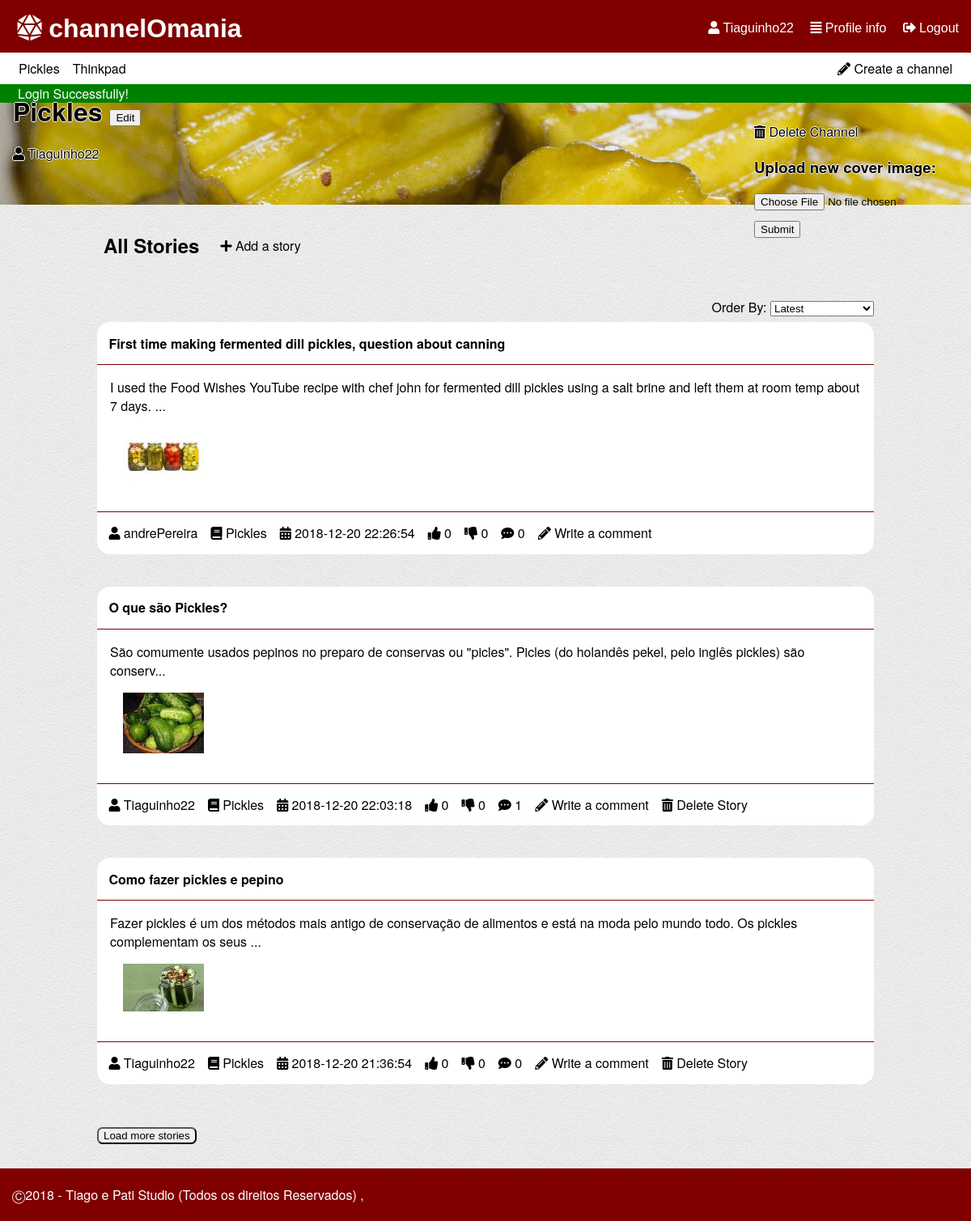
Screenshot of /pages/channel.php?channelId=1 (signed in) with the database file from the repository.
### tables this page shows
CREATE TABLE "channel" (
	`ID`	INTEGER NOT NULL,
	`name`	TEXT NOT NULL CHECK(length(name) > 0 and length(name) < 30) UNIQUE,
	`coverImage`	TEXT,
	`author`	INTEGER NOT NULL,
	PRIMARY KEY(`ID`),
	FOREIGN KEY(`author`) REFERENCES `user`(`ID`) ON DELETE Cascade ON UPDATE No Action
);

CREATE TABLE "user" (
	`ID`	INTEGER NOT NULL PRIMARY KEY AUTOINCREMENT,
	`username`	TEXT NOT NULL CHECK(length ( username ) > 0 and length ( username ) < 16),
	`email`	TEXT NOT NULL,
	`password`	TEXT NOT NULL CHECK(length ( password ) > 5),
	`birth`	TEXT CHECK(length ( birth ) > 0),
	`profilePic`	TEXT,
	`score`	INTEGER DEFAULT 0,
	CONSTRAINT `username` UNIQUE(`username`)
);

CREATE TABLE "story" (
	`storyID`	INTEGER NOT NULL,
	`title`	TEXT NOT NULL CHECK(length ( title ) > 0 and length ( title ) < 80),
	`content`	TEXT NOT NULL CHECK(length ( content ) > 0),
	`upvotes`	INTEGER NOT NULL DEFAULT 0,
	`downvotes`	INTEGER NOT NULL DEFAULT 0,
	`author`	INTEGER NOT NULL,
	`date`	TEXT NOT NULL CHECK(length ( date ) > 0),
	`channel`	INTEGER NOT NULL,
	`image`	TEXT,
	PRIMARY KEY(`storyID`),
	FOREIGN KEY(`channel`) REFERENCES `channel`(`ID`) ON DELETE Cascade ON UPDATE No Action,
	FOREIGN KEY(`author`) REFERENCES `user`(`ID`) ON DELETE Cascade ON UPDATE No Action
);

### pages/channel.php (called while the page is built, shortened)
<?php
  include_once('../database/db_list.php');
  include_once('../database/db_user.php');
  include_once('../templates/tpl_common.php');
  include_once('../templates/tpl_channel.php');
  $storiesByChannel = getStoriesByChannel($_GET['channelId']);
  $currentChannel = getChannel($_GET['channelId']);
  draw_header($currentChannel['name']);
  draw_channel($storiesByChannel,$currentChannel);
  draw_footer();
?>

### database/db_list.php (called while the page is built, shortened)
<?php
function getStoriesByChannel($channelID,$sort='',$offset=0,$limit=5) {
  switch($sort){
    default:
      $order = 'storyID DESC';
      break;
  }
  $db = Database::instance()->db();
  $stmt = $db->prepare('SELECT *,(SELECT COUNT(*) FROM comment WHERE comment.story == storyID) AS n_comments,channel.name AS channelName,story.author AS storyAuthor FROM story INNER JOIN user ON user.ID == story.author INNER JOIN channel ON channel.ID == story.channel  WHERE story.channel == ? ORDER BY '.$order.' LIMIT ? OFFSET ?');
  $stmt->execute(array($channelID,$limit,$offset));
  return $stmt->fetchAll();
}
function listChannel($sort='') {
  switch($sort){
    case 'mActive':
      $order = 'n_stories DESC';
      break;
    case 'alphabetical':
      $order = 'name ASC';
      break;
  }
  $db = Database::instance()->db();
  $stmt = $db->prepare('SELECT *,(SELECT COUNT(*) FROM story WHERE story.channel == channel.ID) AS n_stories,channel.ID as channelId FROM channel INNER JOIN user ON author=user.ID ORDER BY '.$order);
  $stmt->execute();
  return $stmt->fetchAll();
}
?>

### database/db_user.php (called while the page is built, shortened)
<?php
function getUsernameFromId($id) {
  $db = Database::instance()->db();
  $stmt = $db->prepare('SELECT username FROM user WHERE ID = ?');
  $stmt->execute(array($id));
  return $stmt->fetch()['username'];
}
function getIdFromUsername($username) {
  $db = Database::instance()->db();
  $stmt = $db->prepare('SELECT ID FROM user WHERE username = ?');
  $stmt->execute(array($username));
  return $stmt->fetch()['ID'];
}
 ?>

### database/db_channel.php (called while the page is built, shortened)
<?php
include_once('db_user.php');
function getChannel($id){
  $db = Database::instance()->db();
  $stmt = $db->prepare('SELECT * FROM channel WHERE ID=?');
  $stmt->execute(array($id));
  return $stmt->fetch();
}
?>

### templates/tpl_mainpage.php (the view, shortened to what this page needs)
<?php include_once('../templates/tpl_story.php'); ?>
<?php function draw_story_list_item($story) { ?>
  <article>
    <header>
      <h1><a href = "../pages/story.php?storyId=<?php echo($story['storyID']); ?>" ><?php echo($story['title']); ?></a></h1>
    </header>
    <p><?php echo(substr($story['content'],0,140)); if(strlen($story['content']) > 140) echo("...");?></p>
    <?php if($story['image']!=NULL){ ?>
    <p><a href="../files/storyImages/<?php echo($story['image'])?>" target="_blank"><image class="storyThumbnail" src="../files/thumbStoryImages/<?php echo($story['image'])?>" /></a></p>
    <?php }?>
    <footer><?php draw_story_info($story); ?></footer>
  </article>
<?php } ?>
<?php function draw_story_info($story) { ?>
  <ul>
    <li><a href="../pages/profile.php?userId=<?php echo($story['storyAuthor']); ?>"><i class="fas fa-user"></i> <?php echo($story['username']); ?></a></li>
    <li><a href="../pages/channel.php?channelId=<?php echo($story['channel']); ?>"><i class="fas fa-book"></i> <?php echo($story['channelName']); ?></a></li>
    <li><i class="fas fa-calendar-alt"></i> <?php echo($story['date']); ?></li>
    <li class="nUpVote" data-id="<?php echo($story['storyID']); ?>"><i class="fas fa-thumbs-up"></i> <?php echo($story['upvotes']); ?></li>
    <li class="nDownVote" data-id="<?php echo($story['storyID']); ?>"><i class="fas fa-thumbs-down"></i> <?php echo($story['downvotes']); ?></li>
    <li><i class="fas fa-comment-dots"></i> <?php echo($story['n_comments']); ?></li>
    <li><a href="../pages/new_comment.php?storyId=<?php echo($story['storyID']); ?>"><i class="fas fa-pencil-alt"></i> Write a comment</a></li>
    <?php if($story['username'] == $_SESSION['username']) { ?>
      <li><a href="../actions/action_delete_story.php?storyId=<?php echo($story['storyID']); ?>&csrf=<?php echo($_SESSION['csrf']); ?>"><i class="fas fa-trash-alt"></i> Delete Story</a></li>
    <?php } ?>
  </ul>
<?php } ?>

### templates/tpl_common.php (shortened to what this page needs)
<?php function draw_header($tabText = ""){
?>
<!DOCTYPE html>
<html lang="en-US">
  <head>
    <link href="../css/style.css" rel="stylesheet">
    <link href="../css/input.css" rel="stylesheet">
    <link href="../css/links.css" rel="stylesheet">
    <link rel="stylesheet" href="https://use.fontawesome.com/releases/v5.5.0/css/all.css">
  </head>
  <body>
    <header id="header">
      <?php if(isset($_SESSION['username'])){ ?>
        <div id='options'>
          <a href="../pages/profile.php"><i class="fas fa-user"></i> <?php echo($_SESSION['username']) ?></a>
          <a href="../pages/profile.php"><i class="fas fa-align-justify"></i> Profile info</a>
          <a href="../actions/action_logout.php"><i class="fas fa-sign-out-alt"></i> Logout</a>
        </div>
      <?php } ?>
      <h1><a href="mainpage.php"><i class="fas fa-dice-d20"></i> channelOmania</a></h1>
    </header>
    <?php if(isset($_SESSION['username'])){ ?>
    <div id="list_channels">
      <p><a href = "../pages/new_channel.php" ><i class="fas fa-pencil-alt"></i> Create a channel</a></p>
      <?php $channels = listChannel('mActive'); ?>
      <ul>
      <?php if(count($channels) > 5) { ?>
        <?php for ($i=0; $i < 5; $i++) { ?>
          <li><a href = "../pages/channel.php?channelId=<?php echo($channels[$i]['channelId']); ?>" ><?php echo($channels[$i]['name']); ?></a></li>
        <?php } ?>
          <li id="moreChannels"><a href = "../pages/all_channels.php" >More Channels</a></li>
      <?php } else { ?>
        <?php foreach($channels as $channel_list){ ?>
          <li><a href = "../pages/channel.php?channelId=<?php echo($channel_list['channelId']); ?>" ><?php echo($channel_list['name']); ?></a></li>
        <?php } ?>
      <?php } ?>
      </ul>
    </div>
    <?php } ?>
    <?php if (isset($_SESSION['messages'])) {?>
      <section id="messages">
        <?php foreach($_SESSION['messages'] as $message) { ?>
          <div class="<?=$message['type']?>"><?=$message['content']?></div>
        <?php } ?>
      </section>
    <?php unset($_SESSION['messages']); } ?>
<?php } ?>
<?php function draw_footer(){
  ?>
  <footer class="footer">
    <p>	&#9400;2018 - Tiago e Pati Studio (Todos os direitos Reservados) ,</p>
  </footer>
</body>
</html>
<?php }
 ?>

### templates/tpl_channel.php (shortened to what this page needs)
<?php include_once('../templates/tpl_mainpage.php'); ?>
<?php include_once('../database/db_channel.php'); ?>
<?php function draw_channel($storiesByChannel,$currentChannel) { ?>
  <?php if($currentChannel['author'] == getIdFromUsername($_SESSION['username'])) { ?>
  <form action="../actions/action_edit_channel.php?channelId=<?php echo($currentChannel['ID']); ?>" method="post" enctype="multipart/form-data">
  <?php } ?>
  <div id="channel_div">
  <?php if($currentChannel['author'] == getIdFromUsername($_SESSION['username'])) { ?>
    <a href="../actions/action_delete_channel.php?channelId=<?php echo($currentChannel['ID']); ?>&csrf=<?php echo($_SESSION['csrf']); ?>"><i class="fas fa-trash-alt"></i> Delete Channel</a>
  <?php } ?>
  <?php if($currentChannel['author'] == getIdFromUsername($_SESSION['username'])) { ?>
  <h3>Upload new cover image: </h3>
    <h3>
        <input type="file" name="coverImage" id="coverImg" accept="image/*">
        <input type="submit">
    </h3>
  <?php } ?>
</div>
  <a href="../files/coverImages/<?php if($currentChannel['coverImage']!="") { echo($currentChannel['coverImage']); } else {?>default.png<?php } ?>" target="_blank">
    <div id="cover"><img id="cover_image" src="../files/croppedCover/<?php if($currentChannel['coverImage']!="") { echo($currentChannel['coverImage']); } else {?>default.png<?php } ?>"
    alt="<?php echo($currentChannel['name']); ?>'s cover image"></div></a>
  <h1 id="channelName"><?php echo($currentChannel['name']); ?>
  <?php if($currentChannel['author'] == getIdFromUsername($_SESSION['username'])) { ?>
  <button text='Edit' onclick="edit('name')">Edit</button>
  <?php } ?>
  <br>
  <a id="channelAuthor" href="../pages/profile.php?userId=<?php echo($currentChannel['author']); ?>"><i class="fas fa-user"></i> <?php  echo(getUsernameFromId($currentChannel['author']));?></a>
  </h1>
  <?php if($currentChannel['author'] == getIdFromUsername($_SESSION['username'])) { ?>
  </form>
  <?php } ?>
  <section id="channelStories" data-id="<?php echo $_GET['channelId'] ?>">
    <div class="header">
      <ul>
        <li>
          <h2>All Stories</h2>
        </li>
        <li>
          <p><a href = "../pages/new_story.php?channelId=<?php echo($_GET['channelId']); ?>" ><i class="fas fa-plus"></i> Add a story</a></p>
        </li>
      </ul>
    </div>
    <?php draw_story_list($storiesByChannel); ?>
  </section>
<?php } ?>

### templates/tpl_story.php (shortened to what this page needs)
<?php include_once('../templates/tpl_mainpage.php'); ?>
<?php include_once('../database/db_list.php'); ?>
<?php function draw_story_list($storyInfo) { ?>
  <p id="order">Order By:
  <select id='orderSelector'>
    <option value="mRecent">Latest</option>
  </select></p>
  <section id="storyList">
  <?php foreach($storyInfo as $story) { ?>
    <?php draw_story_list_item($story); ?>
  <?php } ?>
  </section>
  <?php if(count($storyInfo) != 0){ ?>
  <button id="btnLoadStories">Load more stories</button>
  <?php } ?>
<?php } ?>

### css/style.css (style rules this page uses)
body { font-family: IBMPlexSans, Helvetica Neue, Segoe UI, Helvetica, Verdana, Arial, sans-serif; background-image: url("../files/background.png"); margin: 0; }
ul { display: flex; flex-wrap: wrap; flex-direction: row; padding: 0; margin: 0; }
li { text-align: center; list-style-type: none; padding: 0.5em; }
#list_channels { background-color: white; position: relative; padding: 0px 15px; }
#list_channels p { float: right; margin: 0; }
#list_channels li, #list_channels p { padding: 0; }
#header { background-color: #800000; padding: 0.2em 15px; position: relative; }
#cover_image { width: 100%; }
#channelName { top: 2px; background-color: transparent; position: absolute; margin-top: 3.5em; text-shadow: -1px 0 white, 0 1px white, 1px 0 white, 0 -1px white; }
#channelAuthor { font-size: 0.5em; text-shadow: -1px 0 white, 0 1px white, 1px 0 white, 0 -1px white; font-weight: 300; }
#channelStories { width: 80%; margin: auto; }
#channelStories .header { margin: 10px 0px 50px; }
#channelStories .header li h2 { margin-top: 10px; margin-right: 10px; }
#channelStories #order { float: right; margin: 0; position: absolute; right: 10%; margin-top: -30px; }
#channelStories #storyList article { width: 100%; }
#channelStories #btnLoadStories { margin-left: 0px; }
#channel_div { background-color: transparent; position: absolute; right: 15px; margin-top: 1.5em; text-shadow: -0.8px 0 white, 0 0.8px white, 0.8px 0 white, 0 -0.8px white; }
#header h1 { margin: 0.2em; }
h1 { margin-left: 0.5em; }
#options { float: right; height: 0; }
article { background-color: white; width: 80%; margin: auto; border-radius: 1em; margin-bottom: 40px; }
article h1 { margin: auto; }
article header { margin-top: 1em; padding: 0.5em; border-bottom: 1px solid #800000; }
article p, article p,article img { padding-left: 1em; padding-right: 1em; }
article img { padding-bottom: 1em; }
article img { align-self: auto; }
article footer { padding: 0.4em; border-top: 1px solid #800000; }
#messages .error,#messages .success { padding-left: 22px; }
#messages .success { background-color: green; color: white; }
body,html { min-height: 80vh; }
#header div { margin-top: 1.2em; }
#btnLoadComments, #btnLoadStories { margin-top: 1em; margin-left: 10%; border-radius: 0.5em; }
#storyList article h1, #story article h1 { margin: auto; padding: 0.4em; }
#channelStories #storyList article, #myStories #storyList article { width: 100%; margin-top: 10px; }
.footer { clear: left; bottom: auto; margin-top: 30px; padding: 5px 15px; background-color: #800000; color: white; }
#order { margin-left: 15px; }

### css/input.css (style rules this page uses)
input { display: block; margin: 1em 0; }

### css/links.css (style rules this page uses)
#header a { color: white; font-family: Helvetica; }
#header div a { list-style-type: none; padding-left: 1em; }
a:link, a:visited { color: black; text-decoration: none; }
#list_channels li a, #list_channels p a { padding: 0.5em 0.5em; display: block; }
article header a, #story_preview h3 a { font-weight: bold; }

### rows the page displays
channel: name "Pickles", coverImage (picture), author.username "Tiaguinho22"
channel: name "Thinkpad"
story: title "First time making fermented dill pickles, question about canning", content "I used the Food Wishes YouTube recipe with chef john for fermented dill pickles using a salt brine and left them at room temp about 7 days.", image (picture), author.username "andrePereira", channel.name "Pickles", date "2018-12-20 22:26:54", upvotes "0", downvotes "0", n_comments "0"
story: title "O que são Pickles?", content "São comumente usados pepinos no preparo de conservas ou \"picles\". Picles (do holandês pekel, pelo inglês pickles) são conserv", image (picture), author.username "Tiaguinho22", channel.name "Pickles", date "2018-12-20 22:03:18", upvotes "0", downvotes "0", n_comments "1"
story: title "Como fazer pickles e pepino", content "Fazer pickles é um dos métodos mais antigo de conservação de alimentos e está na moda pelo mundo todo. Os pickles complementam os seus", image (picture), author.username "Tiaguinho22", channel.name "Pickles", date "2018-12-20 21:36:54", upvotes "0", downvotes "0", n_comments "0"

### other values shown
$_SESSION['username'] "Tiaguinho22"
$message['content'] "Login Successfully!"
